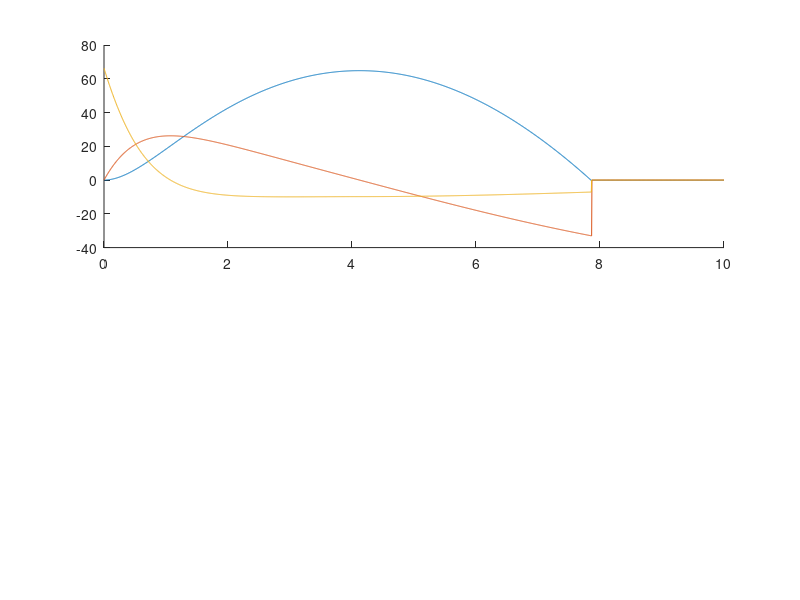

Source code (MATLAB): (Note: this script raises an error after producing the figure.)
clc;
clear all;
close all;


% Physical constants
R = 8.314462;       % [J/K/mol] Universal gas constant
T = 25 + 273.15;    % [K] Temperature
M_N2 = 28e-3;       % [kg/mole] Molar mass of N2
g = 9.81;           % [m*s^-2] gravity
p_0 = 101325;       % [Pa] atmospheric pressure
rho_0 = 1.293;      % [kg*m^-3] air density

% Rocket parameters
m_str = 0.390;      % [kg] Mass of structure
m_gas = 0.090;      % [kg] Mass of gas

mf = m_str + m_gas; % [kg] Full mass
me = m_str;         % [kg] Empty mass
V = 0.22e-3;        % [m^3] Volume
A = (1e-3)^2;       % [m^2] Nozzle area
Cd = 0.75;          % [] Drag coeff
Ar = 0.002;         % [m^2] Rocket attack surface



% Time span
t_0     = 0; 
t_end   = 10;
dt      = 0.005;
t       = linspace(t_0,t_end,(t_end-t_0)/dt+1);

% State vectors
m_t = zeros(size(t));       % mass of fuel
a_t = zeros(size(t));       % acceleration 
v_t = zeros(size(t));       % velocty   
h_t = zeros(size(t));       % position
p_t = zeros(size(t));       % pressure

% Flight status
s_t = zeros(size(t));       % flight status: 0:upwards, 1:downwards, 2:landed

% Initial conditions
m_t(1) = mf-me;
v_t(1) = 0;
h_t(1) = 0;
p_t(1) = m_t(1)*R*T / (M_N2*V);



for i = 1:length(t)-1
    switch s_t(i)
        case 0
            %% Upwards flight condition
            % Exhaust velocity
            v_ex = sqrt(2*(p_t(i)-p_0)*V/m_t(i));
            % Mass difference over dt 
            dm = m_t(i)/V * A * v_ex * dt;
            % Force equation  
            Fnet = (p_t(i)-p_0)*A + dm*v_ex - (m_t(i)+me)*g - sign(v_t(i))*0.5*Cd*rho_0*Ar*v_t(i)^2;
            a_t(i) = Fnet / (m_t(i)+me);

            % Future states
            m_t(i+1) = m_t(i) - dm;
            v_t(i+1) = v_t(i) + a_t(i)*dt;
            h_t(i+1) = h_t(i) + v_t(i)*dt + 0.5*a_t(i)*dt^2;
            p_t(i+1) = m_t(i+1)*R*T / (M_N2*V);
        
        case 1
            %% Downwards flight condition
            % Force equation  
            Fnet =  - (m_t(i)+me)*g - sign(v_t(i))*0.5*Cd*rho_0*Ar*v_t(i)^2; 
            a_t(i) = Fnet / (m_t(i)+me);

            % Future states
            m_t(i+1) = 0;
            v_t(i+1) = v_t(i) + a_t(i)*dt;
            h_t(i+1) = h_t(i) + v_t(i)*dt + 0.5*a_t(i)*dt^2;
            p_t(i+1) = p_0;
        case 2
            %% Landed
            h_t(i+1) = -0.1;
            p_t(i+1) = p_0;

    end

    if h_t(i) <= -0.1
        s_t(i+1) = 2; %Landed
    elseif p_t(i+1) <= p_0
        s_t(i+1) = 1; %Falling
    end

end


figure(1);
subplot(2,1,1)
hold on;
plot(t,h_t);
plot(t,v_t);
plot(t,a_t);
yline(0,'k');
xlabel('Time [s]')
ylabel('Amplitude []')
legend('Height [m]','Velocity [m/s]','Acceleration[m/s^2]')

subplot(2,1,2)
hold on;
plot(t,m_t);
plot(t,p_t*1e-5*1e-3);
plot(t,s_t/6);
yline(0,'k');
xlabel('Time [s]')
ylabel('Amplitude []')
legend('Mass [kg]','Pressure [kbar]','Flight Stage')